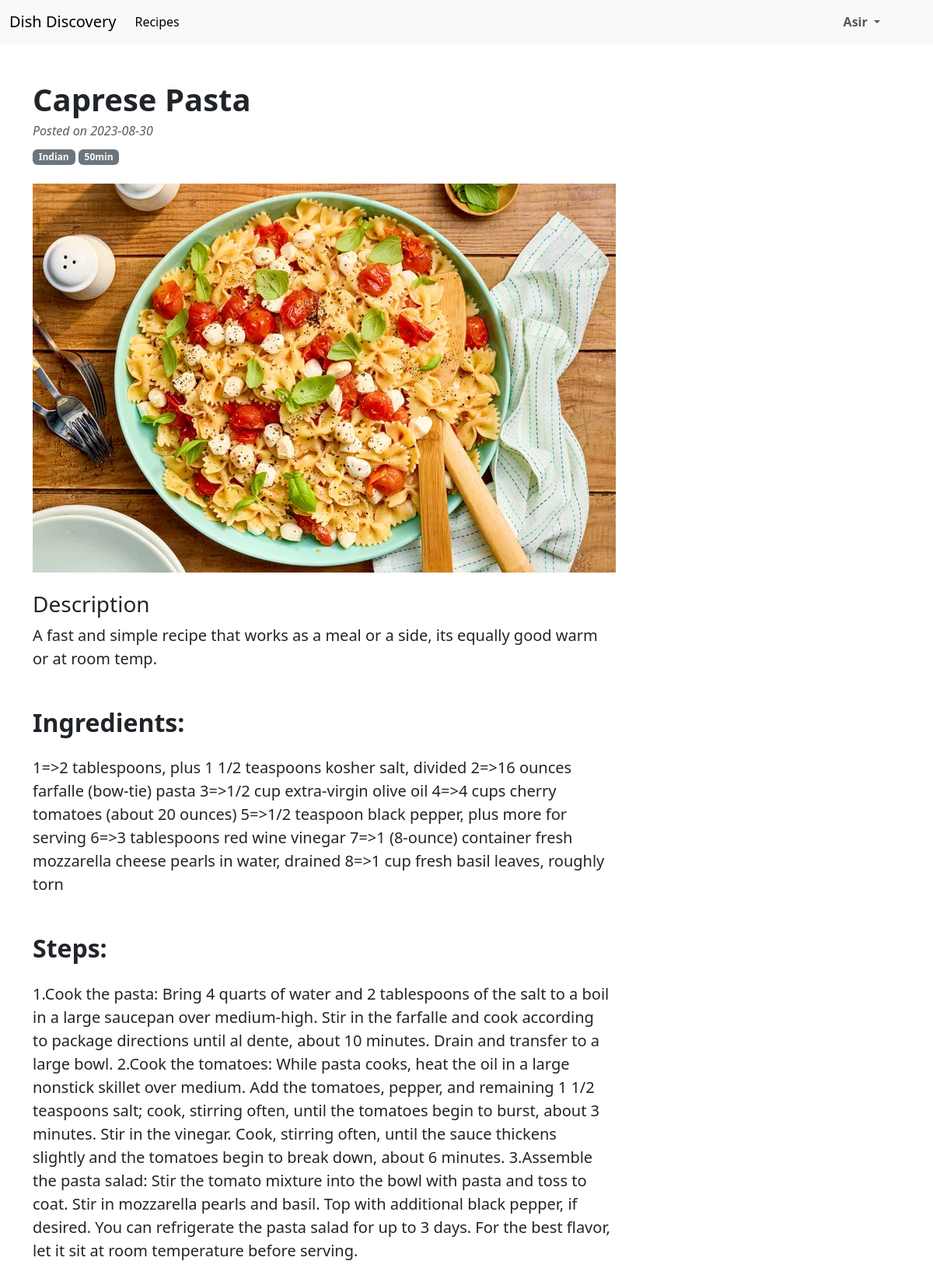
The page /User_world/user_recipe_details.php?recipeid=r1 (signed in) on the database its author committed.
### tables this page shows
CREATE TABLE `user_table` (
  `userid` varchar(30) NOT NULL,
  `fname` varchar(30) DEFAULT NULL,
  `lname` varchar(30) DEFAULT NULL,
  `email` varchar(30) DEFAULT NULL,
  `mobileno` varchar(30) DEFAULT NULL,
  `pic` varchar(100) DEFAULT NULL,
  `profession` varchar(40) DEFAULT NULL,
  `gender` varchar(30) DEFAULT NULL,
  `pass` varchar(30) DEFAULT NULL
);

CREATE TABLE `recipe_table` (
  `recipeid` varchar(30) NOT NULL,
  `chefid` varchar(30) DEFAULT NULL,
  `recipename` varchar(100) DEFAULT NULL,
  `preparationtime` varchar(50) DEFAULT NULL,
  `postdate` date DEFAULT NULL,
  `pic` varchar(50) DEFAULT NULL,
  `cuisinetype` varchar(40) DEFAULT NULL,
  `description` longtext DEFAULT NULL,
  `ingredients` longtext DEFAULT NULL,
  `steps` longtext DEFAULT NULL,
  `status` int(11) DEFAULT 0
);

### user_world/user_recipe_details.php (the view, shortened to what this page needs)
<!DOCTYPE html>
<html lang="en">
<head>
    <link href="https://cdn.jsdelivr.net/npm/bootstrap@5.3.1/dist/css/bootstrap.min.css" rel="stylesheet"
>
</head>
<body>
    <nav class="navbar navbar-expand-lg bg-light">
        <div class="container-fluid">
            <a class="navbar-brand" href="user_home.php">Dish Discovery</a>
            <div class="collapse navbar-collapse" id="navbarSupportedContent">
                <ul class="navbar-nav me-auto mb-2 mb-lg-0">
                    <li class="nav-item">
                        <a class="nav-link active" aria-current="page" href="user_home.php">Recipes</a>
                    </li>
                </ul>
                <div class="d-flex" role="search">
                    <ul class="navbar-nav me-5">
                        <li class="nav-item dropdown btn-outline-success ">
                            <a class="nav-link dropdown-toggle btn " href="#" role="button" data-bs-toggle="dropdown"
                                aria-expanded="false">
                                <?php
                                include("../connection.php");
                                $userid=$_SESSION['user_id'];
                                $sql="select lname from user_table where userid='$userid'";
                                 $r=mysqli_query($con,$sql);
                                $row=mysqli_fetch_assoc($r);
                                $lname=$row['lname'];
                                echo "<b>$lname</b>";
                                ?>
                            </a>
                        </li>
                    </ul>
                </div>
            </div>
        </div>
    </nav>
    <?php
include("../connection.php");
if (isset($_GET['recipeid'])) {
    $recipeid = $_GET['recipeid'];
    $query = "SELECT * FROM recipe_table WHERE recipeid = '$recipeid'";
    $result = mysqli_query($con, $query);
    if (mysqli_num_rows($result) > 0) {
        $row = mysqli_fetch_assoc($result);
        $recipename=$row['recipename'];
        $preparationtime=$row['preparationtime'];
        $postdate=$row['postdate'];
        $cuisinetype=$row['cuisinetype'];
        $ingredients=$row['ingredients'];
        $pic = $row['pic'];
        $description = $row['description'];
        $steps = $row['steps'];
        echo "<div class='container mt-5'>";
        echo "    <div class='col-lg-8'>";
        echo "  <div class='row'>";
        echo "      <article>";
        echo "        <header class='mb-4'>";
        echo "          <h1 class='fw-bolder mb-1'>$recipename</h1>";
        echo "          <div class='text-muted fst-italic mb-2'>";
        echo "            Posted on $postdate";
        echo "          </div>";
        echo "          <a class='badge bg-secondary text-decoration-none link-light' href='#!'>$cuisinetype</a>";
        echo "          <a class='badge bg-secondary text-decoration-none link-light' href='#!'>$preparationtime</a>";
        echo "        </header>";
        echo "        <figure class='mb-4'>";
        echo "          <img src='../images/recipe_images/$pic'>";
        echo "        </figure>";
        echo "        <section class='mb-5'>";
        echo "          <h3>Description</h3>";
        echo "          <p class='fs-5 mb-4'>$description</p>";
        echo "          <h2 class='fw-bolder mb-4 mt-5'>Ingredients:</h2>";
        echo "          <p class='fs-5 mb-4'>$ingredients</p>";
        echo "          <h2 class='fw-bolder mb-4 mt-5'>Steps:</h2>";
        echo "          <p class='fs-5 mb-4'>$steps</p>";
        echo "        </section>";
        echo "      </article>";
        echo "    </div>";
        echo "  </div>";
        echo "</div>";
    } else {
        echo "Product not found.";
    }
} else {
    echo "Invalid product ID.";
}
?>
</body>
</html>

### rows shown on the page
user_table: lname "Asir"
recipe_table: recipename "Caprese Pasta", postdate "2023-08-30", cuisinetype "Indian", preparationtime "50min", pic (picture), description "A fast and simple recipe that works as a meal or a side, its equally good warm or at room temp.", ingredients "1=>2 tablespoons, plus 1 1/2 teaspoons kosher salt, divided 2=>16 ounces farfalle (bow-tie) pasta 3=>1/2 cup extra-virgin olive oil 4=>4 cups cherry tomatoes (about 20 ounces) 5=>1/2 teaspoon black pepper, plus more for serving 6=>3 tablespoons red wine vinegar 7=>1 (8-ounce) container fresh mozzarella cheese pearls in water, drained 8=>1 cup fresh basil leaves, roughly torn", steps "1.Cook the pasta: Bring 4 quarts of water and 2 tablespoons of the salt to a boil in a large saucepan over medium-high. Stir in the farfalle and cook according to package directions until al dente, about 10 minutes. Drain and transfer to a large bowl. 2.Cook the tomatoes: While pasta cooks, heat the oil in a large nonstick skillet over medium. Add the tomatoes, pepper, and remaining 1 1/2 teaspoons salt; cook, stirring often, until the tomatoes begin to burst, about 3 minutes. Stir in the vinegar. Cook, stirring often, until the sauce thickens slightly and the tomatoes begin to break down, about 6 minutes. 3.Assemble the pasta salad: Stir the tomato mixture into the bowl with pasta and toss…"
